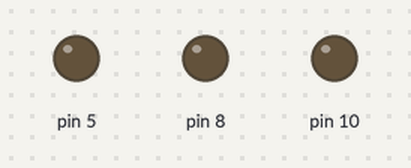
Simulated run of this sketch. Board: Arduino Uno, built with avr-gcc and run on an emulated ATmega328P. Shown: output pins drawn as LEDs (lit = HIGH).

Above: at 0.5 s.
At 2.5 s:
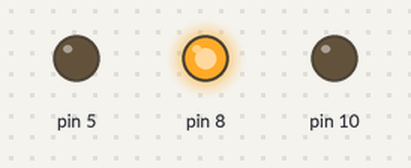
At 3.5 s:
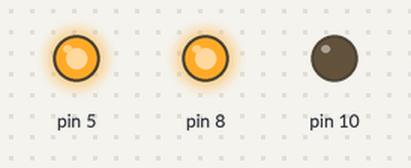
At 4.5 s:
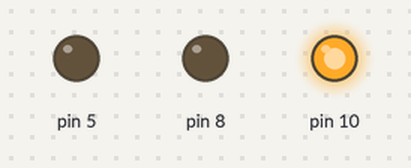
At 6.5 s:
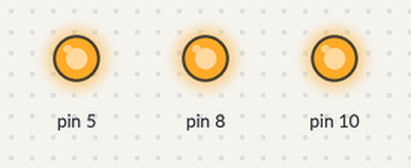
At 8.5 s:
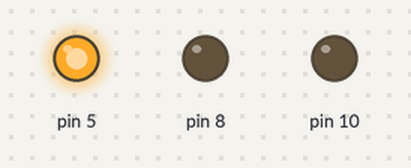
Timing chart, 0 to 9.1 s (numbered marks = the images above):
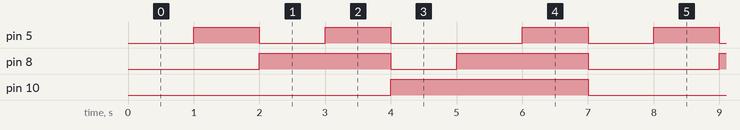

Measured:
- by itself, pin 5: repeats every 7.0 s: LOW 1.0 s, HIGH 1.0 s, LOW 2.0 s, HIGH 1.0 s, LOW 1.0 s, HIGH 1.0 s
- by itself, pin 8: repeats every 7.0 s: LOW 1.0 s, HIGH 2.0 s, LOW 2.0 s, HIGH 2.0 s
- by itself, pin 10: alternates HIGH for 3.0 s and LOW for 4.0 s

The sketch:

lab1.ino
```cpp
void setup() {
  // put your setup code here, to run once:
  pinMode(5,OUTPUT);
  pinMode(8,OUTPUT);
  pinMode(10,OUTPUT);
}

void loop() {
  // put your main code here, to run repeatedly:
digitalWrite(5, 0);
digitalWrite(8, 0);
digitalWrite(10, 0);
delay(1000);
digitalWrite(5, HIGH);
digitalWrite(8, 0);
digitalWrite(10, 0);
delay(1000);
digitalWrite(5, 0);
digitalWrite(8, HIGH);
digitalWrite(10, 0);
delay(1000);
digitalWrite(5, HIGH);
digitalWrite(8, HIGH);
digitalWrite(10, 0);
delay(1000);
digitalWrite(5, 0);
digitalWrite(8, 0);
digitalWrite(10, HIGH);
delay(1000);
digitalWrite(5, 0);
digitalWrite(8, HIGH);
digitalWrite(10, HIGH);
delay(1000);
digitalWrite(5, HIGH);
digitalWrite(8, HIGH);
digitalWrite(10, HIGH);
delay(1000);
}
```
